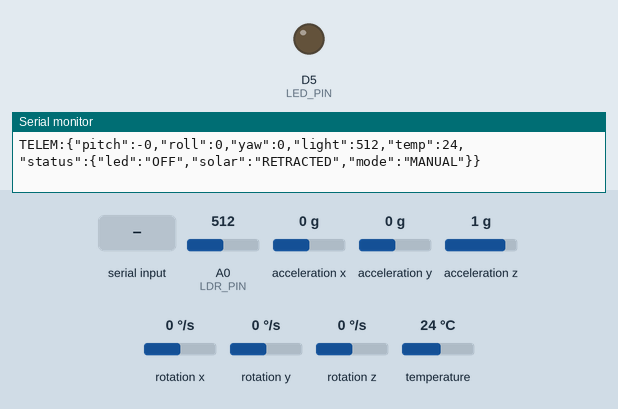
The sketch below on a simulated ESP8266 (NodeMCU). Parts: output pins drawn as LEDs (lit = HIGH), the last lines printed to the serial monitor. Inputs (shaded band) come from the test bench; at power-on: A0 (LDR_PIN) = 512, acceleration x 0 g, acceleration y 0 g, acceleration z 1 g, rotation x 0 °/s, rotation y 0 °/s, rotation z 0 °/s, temperature 24 °C. Pins used as bus, display or sensor lines are not drawn.

Above: at 4.3 s.
4.4 s: "LED_ON\n" received over Serial
At 5.5 s:
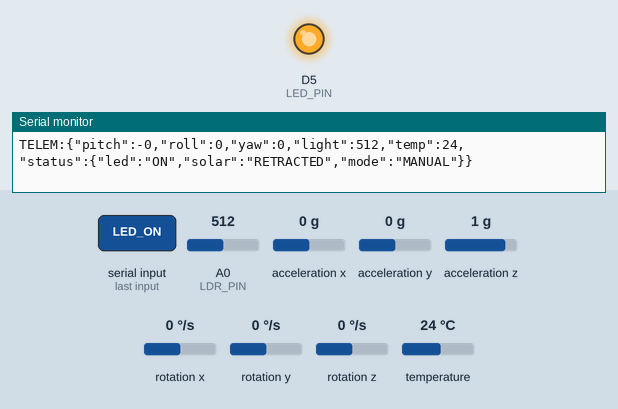
5.9 s: "LED_OFF\n" received over Serial
At 6.6 s:
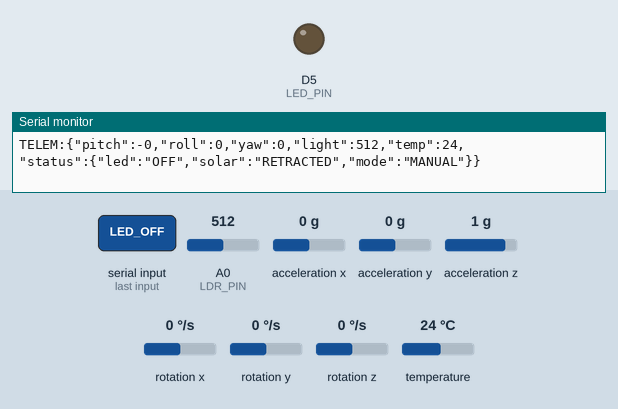
Timing chart, 0 to 8.9 s (numbered marks = the images above; inputs shaded):
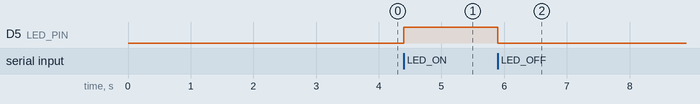

The sketch:

satellite_new.ino
```cpp
#include <ArduinoJson.h>
#include <Wire.h>
#include <Adafruit_MPU6050.h>
#include <Adafruit_Sensor.h>

// ==========================================
// 1. HARDWARE PINS & OBJECTS
// ==========================================
const int LED_PIN = D5;
const int LDR_PIN = A0;

Adafruit_MPU6050 mpu;

// ==========================================
// 2. GLOBAL STATE
// ==========================================
String led_state = "OFF";
String solar_state = "RETRACTED";
String solar_mode = "MANUAL";

bool imu_ready = false;

unsigned long last_telem_time = 0;
unsigned long last_imu_retry_ms = 0;

const int TELEMETRY_INTERVAL = 100;           // 10Hz refresh rate
const unsigned long IMU_RETRY_INTERVAL_MS = 5000;

// ==========================================
// 3. IMU FAULT TOLERANCE
// ==========================================
bool initMpu() {
  if (mpu.begin(0x68, &Wire)) {
    mpu.setAccelerometerRange(MPU6050_RANGE_2_G);
    mpu.setFilterBandwidth(MPU6050_BAND_21_HZ);
    imu_ready = true;
    Serial.println("[INIT] MPU6050 IMU Armed and Calibrated.");
    return true;
  }

  imu_ready = false;
  Serial.println("[WARN] MPU6050 unavailable — entering degraded mode.");
  return false;
}

void attemptImuRecovery() {
  if (imu_ready) {
    return;
  }

  unsigned long now = millis();
  if (now - last_imu_retry_ms < IMU_RETRY_INTERVAL_MS) {
    return;
  }

  last_imu_retry_ms = now;
  Serial.println("[INFO] Retrying MPU6050 init...");

  if (initMpu()) {
    Serial.println("[SUCCESS] MPU6050 recovered — attitude telemetry restored.");
  }
}

void emitTelemetry(int light_val, float pitch, float roll, float yaw, float temp_c) {
  StaticJsonDocument<256> doc;
  doc["pitch"] = pitch;
  doc["roll"] = roll;
  doc["yaw"] = yaw;
  doc["light"] = light_val;
  doc["temp"] = temp_c;

  JsonObject status = doc.createNestedObject("status");
  status["led"] = led_state;
  status["solar"] = solar_state;
  status["mode"] = solar_mode;

  Serial.print("TELEM:");
  serializeJson(doc, Serial);
  Serial.println();
}

// ==========================================
// 4. SETUP
// ==========================================
void setup() {
  Serial.begin(115200);
  delay(1000);
  Serial.println("\n[INIT] Executing Hard-Bus Reset...");

  // Bus-clearing hack for stuck I2C lines
  pinMode(D1, OUTPUT);
  for (int i = 0; i < 10; i++) {
    digitalWrite(D1, HIGH);
    delay(5);
    digitalWrite(D1, LOW);
    delay(5);
  }

  Wire.begin(D2, D1);
  Wire.setClock(100000);
  delay(2000);

  pinMode(LED_PIN, OUTPUT);
  pinMode(LDR_PIN, INPUT);
  digitalWrite(LED_PIN, LOW);

  last_imu_retry_ms = millis();
  initMpu();
}

// ==========================================
// 5. MAIN LOOP
// ==========================================
void loop() {
  // PHASE A: THE UPLINK
  if (Serial.available()) {
    String cmd = Serial.readStringUntil('\n');
    cmd.trim();

    if (cmd.length() > 0) {
      if (cmd == "LED_ON") {
        digitalWrite(LED_PIN, HIGH);
        led_state = "ON";
      } else if (cmd == "LED_OFF") {
        digitalWrite(LED_PIN, LOW);
        led_state = "OFF";
      } else if (cmd == "DEPLOY_SOLAR") {
        solar_state = "DEPLOYED";
        solar_mode = "MANUAL";
      } else if (cmd == "RETRACT_SOLAR") {
        solar_state = "RETRACTED";
        solar_mode = "MANUAL";
      } else if (cmd == "AUTO_SOLAR") {
        solar_mode = "AUTO";
      }
    }
  }

  // PHASE B: AUTONOMOUS LOGIC
  int light_val = analogRead(LDR_PIN);
  if (solar_mode == "AUTO") {
    if (light_val > 600) {
      solar_state = "DEPLOYED";
    } else if (light_val < 400) {
      solar_state = "RETRACTED";
    }
  }

  // Periodic auto-recovery while IMU is offline
  attemptImuRecovery();

  // PHASE C: THE DOWNLINK (always 10Hz, even in degraded mode)
  if (millis() - last_telem_time > TELEMETRY_INTERVAL) {
    last_telem_time = millis();

    float real_pitch = 0.0f;
    float real_roll = 0.0f;
    float real_yaw = 0.0f;
    float real_temp = 0.0f;

    if (imu_ready) {
      sensors_event_t a, g, temp;
      mpu.getEvent(&a, &g, &temp);

      real_pitch = -(atan2(a.acceleration.x,
                            sqrt(a.acceleration.y * a.acceleration.y +
                                 a.acceleration.z * a.acceleration.z)) *
                     180.0) / PI;
      real_roll = (atan2(a.acceleration.y, a.acceleration.z) * 180.0) / PI;
      real_temp = temp.temperature;
    }

    emitTelemetry(light_val, real_pitch, real_roll, real_yaw, real_temp);
  }
}
```

Measured:
- after the input at 4.4 s, D5 (LED_PIN): LOW → HIGH at once
- after the input at 5.9 s, D5 (LED_PIN): HIGH → LOW at once
